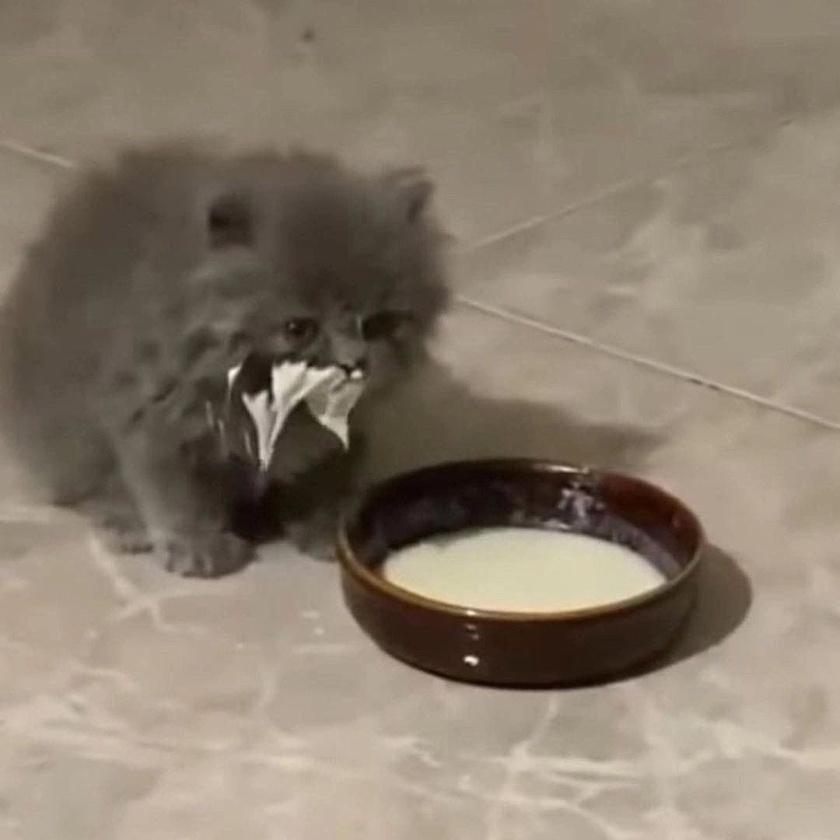
#> input picture 1.jpg, 840 x 840 px, shrunk from 1080 x 1080 before the run
$ jupyter execute mid_blur.ipynb
#> lines starting #> are read from the running program, lines starting #| are printed output that depends on the picture
### Медианный фильтр

[cell 1]
import cv2
import numpy as np
import matplotlib.pyplot as plt

### Функция внесения шума соли и перца на изображение

[cell 2]
def add_salt_noise(img, snr):
#> called with snr = 0.95
    size = img.size
#> size = 2116800
    noiseSize = int(size * (1 - snr))
#> noiseSize = 105840
    for k in range(0, noiseSize):
        xi = int(np.random.uniform(0, img.shape[1]))
        xj = int(np.random.uniform(0, img.shape[0]))
        if img.ndim == 2:
            img[xj, xi] = 255
        elif img.ndim == 3:
            img[xj, xi] = 0
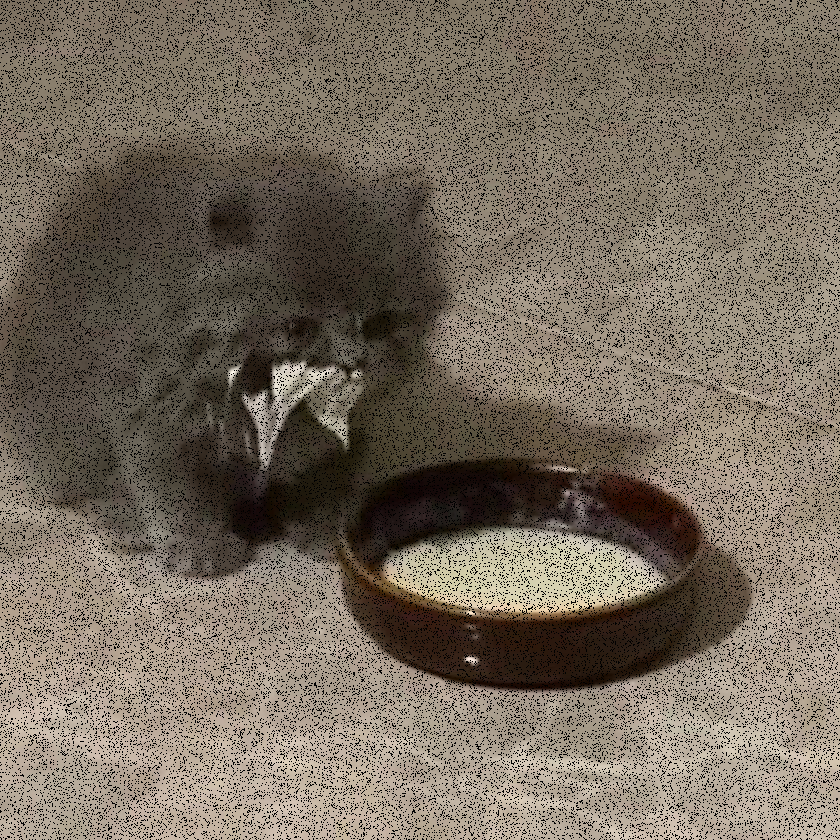
#> img: shape (840, 840, 3); mean B, G, R 94.3, 107.6, 118.4
    return img

### Вносим шум на изображение

[cell 3]
filename = "1.jpg"
img = add_salt_noise(cv2.imread(filename), 0.95)

rgb_img = cv2.cvtColor(img,cv2.COLOR_BGR2RGB)
plt.figure(figsize=(10,10))
plt.imshow(rgb_img)

#### Медианный фильтр с размером ядра = 3

[cell 4]
lbimg = cv2.medianBlur(img, 3)

rgb_img = cv2.cvtColor(lbimg,cv2.COLOR_BGR2RGB)
plt.figure(figsize=(10,10))
plt.imshow(rgb_img)

#### Медианный фильтр с размером ядра = 5

[cell 5]
lbimg = cv2.medianBlur(img, 5)

rgb_img = cv2.cvtColor(lbimg,cv2.COLOR_BGR2RGB)
plt.figure(figsize=(10,10))
plt.imshow(rgb_img)

#### Медианный фильтр с размером ядра = 7

[cell 6]
lbimg = cv2.medianBlur(img, 7)

rgb_img = cv2.cvtColor(lbimg,cv2.COLOR_BGR2RGB)
plt.figure(figsize=(10,10))
plt.imshow(rgb_img)

#### Медианный фильтр с размером ядра = 21

[cell 7]
lbimg = cv2.medianBlur(img, 21)

rgb_img = cv2.cvtColor(lbimg,cv2.COLOR_BGR2RGB)
plt.figure(figsize=(10,10))
plt.imshow(rgb_img)
